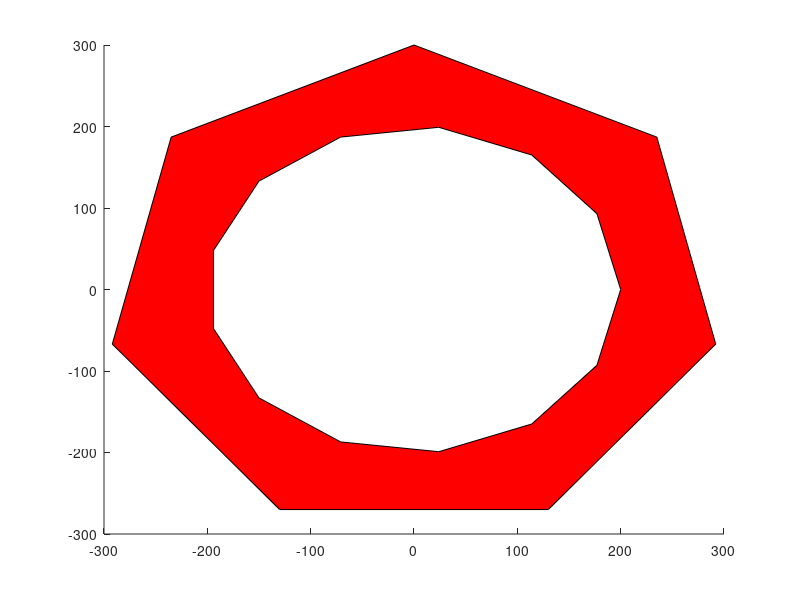

This figure's MATLAB source: (Note: this script raises an error after producing the figure.)
%%%%%%%%%%%%%%%%%%%%%%%%%%%%%%
%%% Test Clipper Interface %%%
%%%%%%%%%%%%%%%%%%%%%%%%%%%%%%

clear all
close all
clc

%% Create Shape

n=7;
n2 = 13;
scale=100;

%pgon=rand(n,2);% make random polygon (self-intersecting)
pgon= 3* [sin(0:(2*pi/n) : (2*pi)); cos(0:(2*pi/n) : (2*pi))]';
phole = 2 * [sin(0:(2*pi/n2) : (2*pi)); cos(0:(2*pi/n2) : (2*pi))]';
phole = phole(:, end:-1:1);

% recast into int64 in order to input to clipper
pgonInt =int64(pgon*scale);
pholeInt = int64(phole*scale);

figure(1); clf; hold on
fill(pgonInt(:,1),pgonInt(:,2),'r'); 
fill(pholeInt(:,1),pholeInt(:,2),'w')


%% Buffer Polygon
pbuffer = mexPolygonBuffer({pgonInt', pholeInt'}, scale * 0.5, 2);
length(pbuffer)
pbgon = pbuffer{1};
pbgon = double(pbgon)' / scale;

if length(pbuffer) > 1
   pbhole = pbuffer{2};
   pbhole = double(pbhole)' / scale;
end

figure(2); clf
fill(pbgon(:,1),pbgon(:,2),'r'); hold on% plot first polygon
fill(pgon(:,1),pgon(:,2),'b')% plot first polygon

if length(pbuffer) > 1
   fill(phole(:,1), phole(:,2),'g')% plot first polygon
   fill(pbhole(:,1),pbhole(:,2),'w')% plot first polygon
end


